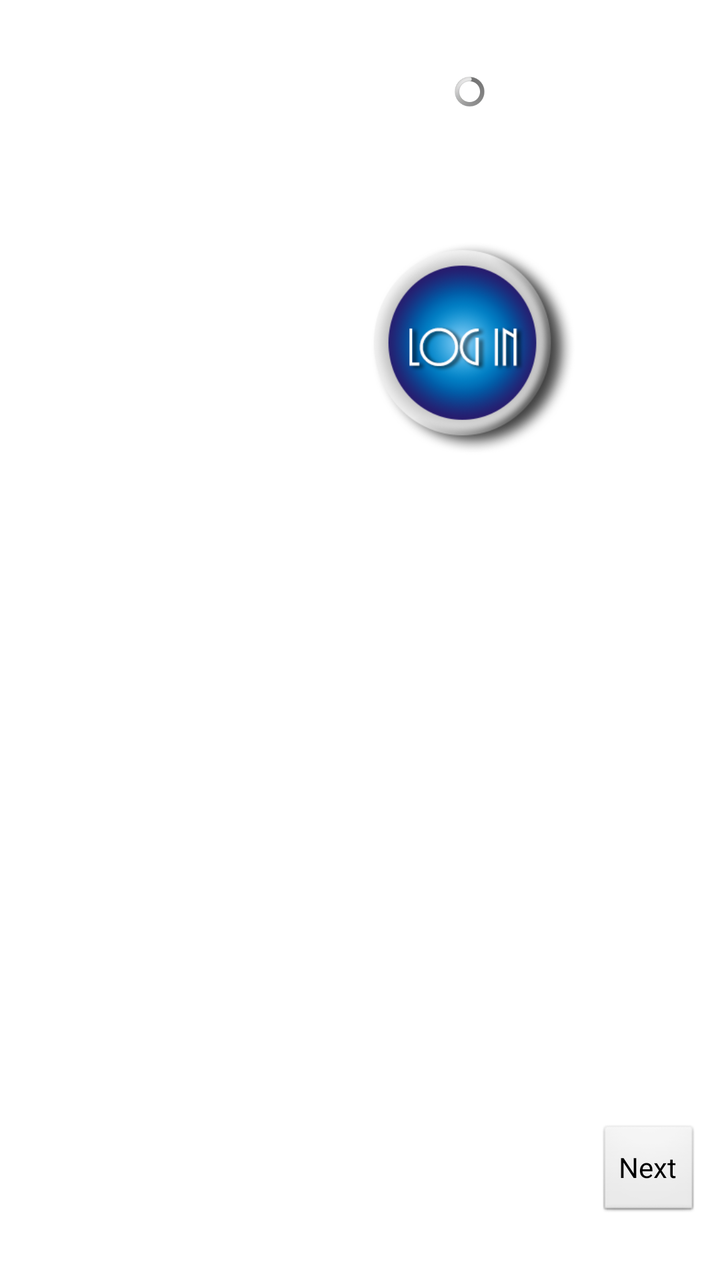
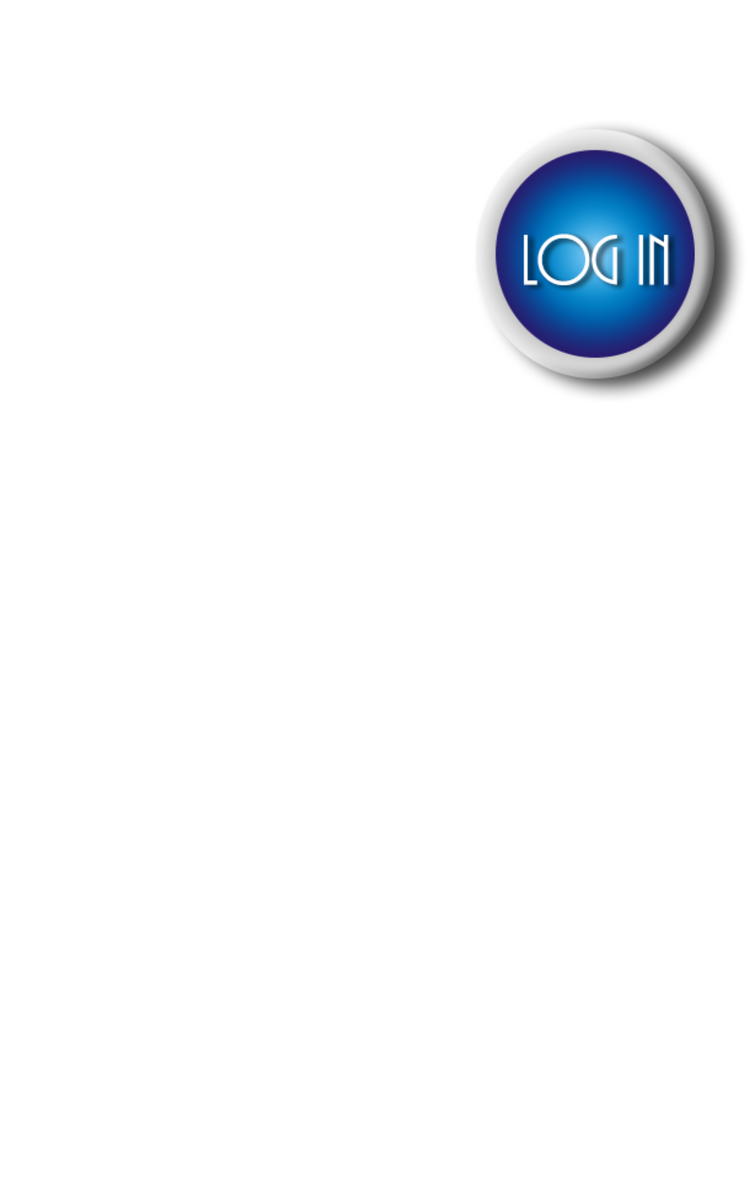

The same Android screen from two of the app's own layout files: first res/layout/ as a phone draws it, then the repository's variant for another configuration, drawn on a device whose configuration selects that folder. Both files follow.
<!-- AndroidManifest.xml: application theme AppTheme -->
<!-- res/layout/activity_product.xml -->
<?xml version="1.0" encoding="utf-8"?>

<LinearLayout xmlns:android="http://schemas.android.com/apk/res/android"
    android:layout_width="match_parent"
    android:layout_height="match_parent"
    android:background="@drawable/screen"
    android:orientation="vertical" >

    <TextView
        android:id="@+id/textHeader"
        android:layout_width="match_parent"
        android:layout_height="wrap_content"
        android:gravity="left"
        android:paddingLeft="15dp"
        android:text="@string/product_title"
        android:textAppearance="?android:attr/textAppearanceLarge"
        android:textColor="@color/white"
        android:textSize="24sp" />

    <LinearLayout
        android:layout_width="match_parent"
        android:layout_height="match_parent"
        android:orientation="horizontal" 
        android:weightSum="1">

        <LinearLayout
            android:id="@+id/linearLayout1"
            android:layout_width="0dp"
            android:layout_height="wrap_content"
            android:layout_weight="0.6"
            android:layout_gravity="center"
            android:orientation="vertical" >

            <TextView
                android:id="@+id/textView1"
                android:layout_width="match_parent"
                android:layout_height="wrap_content"
                android:text="Category:"
                android:textSize="18sp"
                android:textStyle="bold"
                android:textColor="#fff" />

            <Spinner
                android:id="@+id/spinner1"
                style="@style/style1"
                android:layout_width="wrap_content"
                android:layout_height="wrap_content"
                android:background="#333333"
                android:popupBackground="#333333"
                android:prompt="@string/select"
                android:spinnerMode="dropdown" />

            <TextView
                android:id="@+id/textView2"
                android:layout_width="match_parent"
                android:layout_height="wrap_content"
                android:text="List:"
                android:textSize="18sp"
                android:textStyle="bold"
                android:textColor="#fff" />

            <Spinner
                android:id="@+id/spinner2"
                style="@style/style1"
                android:layout_width="wrap_content"
                android:layout_height="wrap_content"
                android:background="#333333"
                android:popupBackground="#333333"
                android:prompt="@string/select"
                android:spinnerMode="dropdown" />
        </LinearLayout>
       <LinearLayout
            android:id="@+id/linearLayout2"
            android:layout_width="0dp"
            android:layout_height="match_parent"
            android:layout_marginBottom="6dp"
            android:layout_marginLeft="20dp"
            android:layout_marginTop="6dp"
            android:layout_weight="0.4"
            android:layout_gravity="center"
            android:orientation="vertical" >
           
                 <ProgressBar                
        android:layout_width="15dip"       
        android:layout_height="15dip"
        android:id="@+id/progress" 
        android:layout_gravity="center"
        />
         <ImageView
           android:id="@+id/imageView1"
           android:layout_width="wrap_content"
           android:layout_height="wrap_content"
           android:layout_gravity="center_horizontal|center_vertical"
           android:src="@drawable/login_button" />
           
           </LinearLayout>

   
        <Button
        android:id="@+id/button1"
        android:layout_width="wrap_content"
        android:layout_height="wrap_content"
        android:layout_gravity="bottom"
        android:text="Next"
        android:layout_margin="10dp" />
    </LinearLayout>

   

</LinearLayout>
<!-- resources referenced by this layout -->
<resources>
  <color name="white">#fff</color>
  <!-- drawable login_button (drawable) -->
  <?xml version="1.0" encoding="utf-8"?>
  
   <selector xmlns:android="http://schemas.android.com/apk/res/android">
       <item android:state_pressed="true"
             android:drawable="@drawable/loginoff" /> 
       
       <item android:drawable="@drawable/loginon" /> 
   </selector>
  <!-- drawable screen: png bitmap (drawable-xlarge, 153317 bytes) -->
  <string name="product_title">Select your product</string>
  <string name="select">Select</string>
  <style name="style1">
          <item name="android:textColor">#fff</item>
          <item name="android:drawableEnd">@drawable/arrow</item>
          <item name="android:drawablePadding">5dp</item>
      </style>
  <style name="AppTheme" parent="AppBaseTheme">
          
      </style>
  <!-- drawable loginoff: png bitmap (drawable, 30472 bytes) -->
  <!-- drawable loginon: png bitmap (drawable, 38331 bytes) -->
  <!-- drawable arrow: png bitmap (drawable, 2920 bytes) -->
  <style name="AppBaseTheme" parent="android:Theme.Light">
          
      </style>
</resources>
<!-- res/layout-sw600dp/activity_product.xml (the repository's variant of the layout above) -->
<!-- drawn on a 7-inch tablet held upright -->
<?xml version="1.0" encoding="utf-8"?>

<LinearLayout xmlns:android="http://schemas.android.com/apk/res/android"
    android:layout_width="match_parent"
    android:layout_height="match_parent"
    android:background="@drawable/screen"
    android:orientation="vertical" >

    <TextView
        android:id="@+id/textHeader"
        android:layout_width="match_parent"
        android:layout_height="wrap_content"
        android:gravity="left"
        android:paddingLeft="15dp"
        android:text="@string/product_title"
        android:textAppearance="?android:attr/textAppearanceLarge"
        android:textColor="@color/white"
        android:textSize="62sp" />

    <LinearLayout
        android:layout_width="match_parent"
        android:layout_height="match_parent"
        android:orientation="horizontal"
        android:weightSum="1" >

        

        <LinearLayout
            android:id="@+id/linearLayout1"
            android:layout_width="0dp"
            android:layout_height="wrap_content"
            android:layout_gravity="center"
            android:layout_weight="0.6"
            android:orientation="vertical" >
            <GridView
            android:id="@+id/gridView1"
            android:layout_width="match_parent"
            android:layout_height="match_parent"
            android:numColumns="3" >
        </GridView>
        </LinearLayout>

        <LinearLayout
            android:id="@+id/linearLayout2"
            android:layout_width="0dp"
            android:layout_height="match_parent"
            android:layout_gravity="center"
            android:layout_marginBottom="6dp"
            android:layout_marginLeft="20dp"
            android:layout_marginTop="6dp"
            android:layout_weight="0.4"
            android:orientation="vertical" >

            <ImageView
                android:id="@+id/imageView1"
                android:layout_width="wrap_content"
                android:layout_height="wrap_content"
                android:layout_gravity="center_horizontal|center_vertical"
                android:src="@drawable/login_button" />
        </LinearLayout>
    </LinearLayout>

</LinearLayout>
<!-- resources referenced by the variant -->
<!-- as a 7-inch tablet held upright resolves them -->
<resources>
  <color name="white">#fff</color>
  <!-- drawable login_button (drawable) -->
  <?xml version="1.0" encoding="utf-8"?>
  
   <selector xmlns:android="http://schemas.android.com/apk/res/android">
       <item android:state_pressed="true"
             android:drawable="@drawable/loginoff" /> 
       
       <item android:drawable="@drawable/loginon" /> 
   </selector>
  <!-- drawable screen: png bitmap (drawable-xlarge, 153317 bytes) -->
  <string name="product_title">Select your product</string>
  <style name="AppTheme" parent="AppBaseTheme">
          
      </style>
  <!-- drawable loginoff: png bitmap (drawable, 30472 bytes) -->
  <!-- drawable loginon: png bitmap (drawable, 38331 bytes) -->
  <style name="AppBaseTheme" parent="android:Theme.Light">
          
      </style>
</resources>
